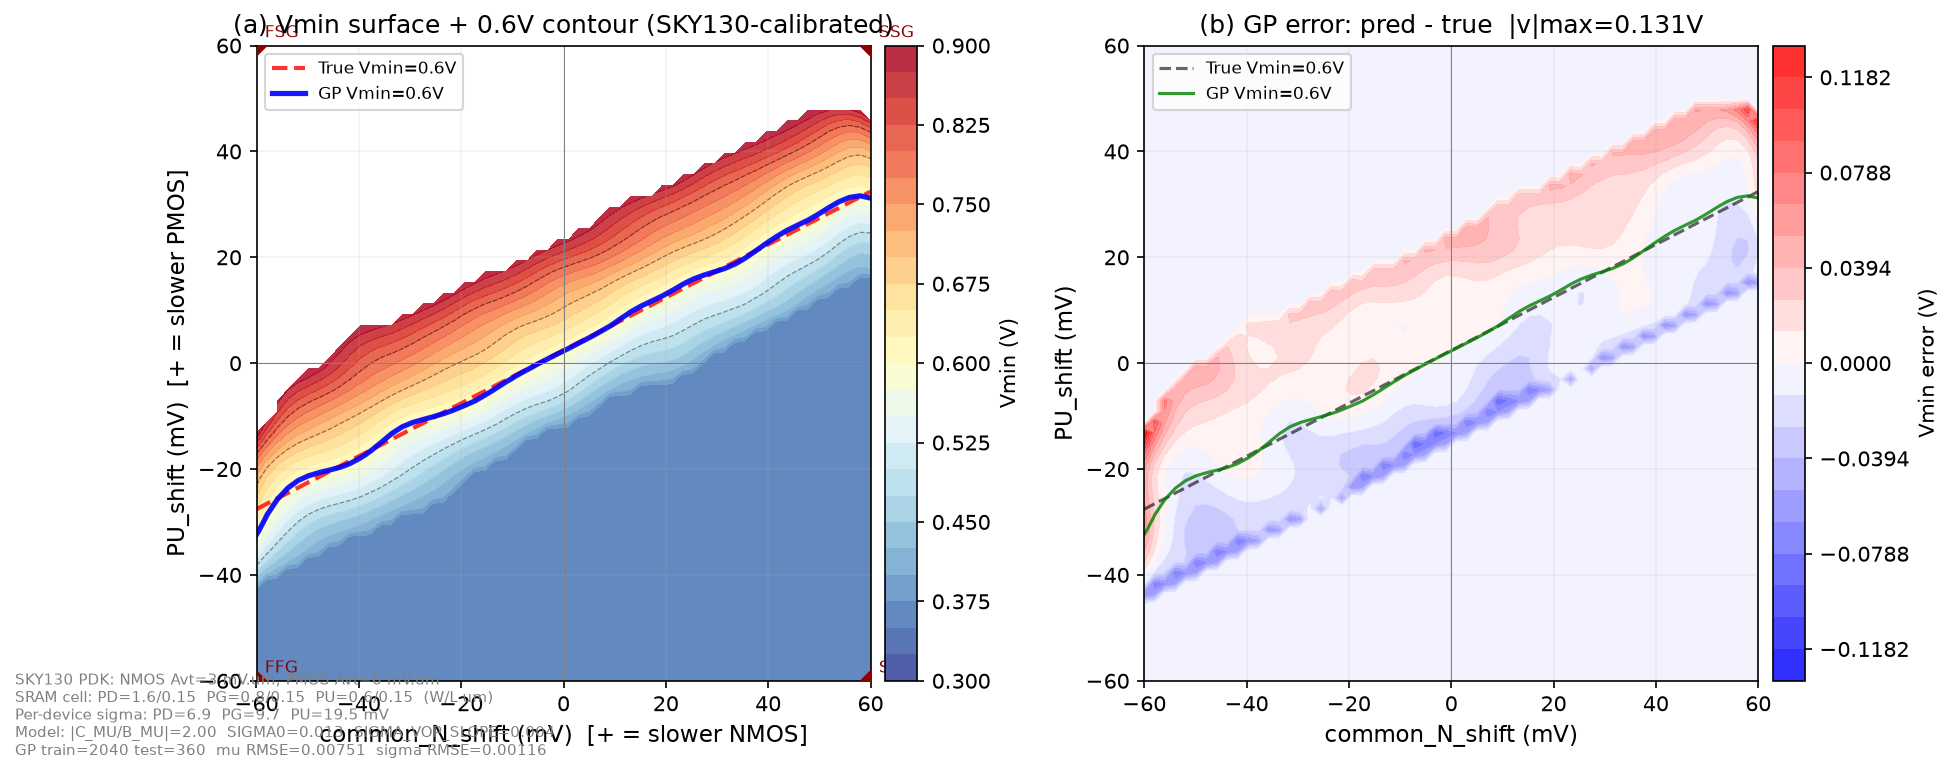

Write the Python code that produced this figure.
"""
SKY130-calibrated SRAM Vmin contour plot.

Extracted from SKY130 PDK model files:
  NMOS (nfet_01v8):  Avt = 0.003356 V.um  (vth0_slope)
  PMOS (pfet_01v8):  Avt = 0.005856 V.um  (vth0_slope, 1.74x NMOS)

SRAM cell sizing (OpenRAM SKY130 config):
  PD (NMOS driver): W=1.6um  L=0.15um  sigma_Vth = Avt/sqrt(W*L) = 6.85 mV
  PG (NMOS access): W=0.8um  L=0.15um  sigma_Vth = 9.69 mV
  PU (PMOS load):   W=0.6um  L=0.15um  sigma_Vth = 19.52 mV

Beta ratio (PD:PG) = 2:1, Pull-up ratio (PU:PG) = 0.75:1
Nominal Vdd = 1.8V, Vth0_n(nmos) ≈ 0.494V, Vth0_p(pmos) ≈ -0.66V
"""
import sys
import numpy as np
import matplotlib
matplotlib.use("Agg")
import matplotlib.pyplot as plt
from pathlib import Path
from scipy.stats import qmc

# ============================================================
# SKY130 Pelgrom coefficients (from PDK model files)
# ============================================================
AVT_NMOS = 0.003356   # V.um  (nfet_01v8 vth0_slope)
AVT_PMOS = 0.005856   # V.um  (pfet_01v8 vth0_slope)

# SKY130 SRAM cell sizing (from OpenRAM config)
L_MIN = 0.15   # um
W_PD  = 1.6    # um  (NMOS driver)
W_PG  = 0.8    # um  (NMOS access)
W_PU  = 0.6    # um  (PMOS load)

# Per-device local mismatch sigma (Pelgrom scaling)
SIGMA_VTH_PD = AVT_NMOS / np.sqrt(W_PD * L_MIN) * 1000   # mV
SIGMA_VTH_PG = AVT_NMOS / np.sqrt(W_PG * L_MIN) * 1000   # mV
SIGMA_VTH_PU = AVT_PMOS / np.sqrt(W_PU * L_MIN) * 1000   # mV

print("=== SKY130 Per-Device Mismatch (1-sigma) ===")
print(f"  PD (NMOS, W={W_PD}um):  {SIGMA_VTH_PD:.2f} mV")
print(f"  PG (NMOS, W={W_PG}um):  {SIGMA_VTH_PG:.2f} mV")
print(f"  PU (PMOS, W={W_PU}um):  {SIGMA_VTH_PU:.2f} mV")
print(f"  PMOS/NMOS Avt ratio: {AVT_PMOS/AVT_NMOS:.2f}")

# Combined local mismatch contribution to SNM sigma
# 6 devices in 6T SRAM: 2 PD + 2 PG + 2 PU
# First-order: equal weight w=0.4 (typical Vth-to-SNM gain)
W_GAIN = 0.4
SIGMA_SNM_LOCAL = W_GAIN * np.sqrt(
    2 * (AVT_NMOS / np.sqrt(W_PD * L_MIN))**2 +
    2 * (AVT_NMOS / np.sqrt(W_PG * L_MIN))**2 +
    2 * (AVT_PMOS / np.sqrt(W_PU * L_MIN))**2
)
print(f"\n  Combined local SNM sigma: {SIGMA_SNM_LOCAL*1000:.1f} mV (gain={W_GAIN})")

# ============================================================
# Global process variation bounds
# ============================================================
# SKY130 corner Vth spread: SS-FF ≈ 100-150mV for nominal devices
# 3-sigma global per type ≈ ±60mV
CN_MIN, CN_MAX = -60.0, 60.0   # mV  (common NMOS shift)
PU_MIN, PU_MAX = -60.0, 60.0   # mV  (common PMOS shift)

# ============================================================
# Vop sweep
# ============================================================
VOPS = np.array([0.4, 0.5, 0.6, 0.7, 0.8, 0.9])
N_VOP = len(VOPS)
VDD_NOM = 1.8

# ============================================================
# Analytic SNMR model (coefficients derived from SKY130)
# ============================================================
# The PMOS has 1.74x larger Avt than NMOS, and PU devices are
# 2.67x weaker than PD (strength ratio = W_PD/W_PU for same L).
# Combined: PMOS Vth sensitivity ≈ 1.74 * (W_PD/W_PU) / ... 
# More directly: trip point sensitivity ratio from beta ratio analysis
# With PD:PG:PU = 1.6:0.8:0.6 um:
#   Inverter NMOS/PMOS strength ratio = W_PD/W_PU = 2.67
#   For hold SNM, both inverter devices (PD, PU) and access (PG) contribute
#   Net sensitivity ratio |C_MU/B_MU| ≈ (W_PD/W_PU)^0.7 ≈ 2.0
# This is the SKY130-calibrated ratio (vs 1.5 in the toy project default)

A_MU = 0.15            # Vop sensitivity (V/V): same as toy project
B_MU = +0.001          # common_N shift (V/mV): NMOS Vth sensitivity
C_MU = -0.0020         # PU shift (V/mV): PMOS Vth sensitivity (2.0x NMOS)
D_MU = 0.0             # bias term (V)

# Sigma model: Vop-dependent, derived from combined local mismatch
# At Vop=VDD_NOM=1.8V, sigma_local ≈ 12.9mV (with gain=0.4)
# At lower Vop, relative variation increases
SIGMA0 = 0.013         # sigma at Vop=0.9V (~13mV from combined mismatch)
SIGMA_VOP_SLOPE = 0.004  # increase at lower Vop

print(f"\n=== Model coefficients ===")
print(f"  A_MU={A_MU}, B_MU={B_MU}, C_MU={C_MU}, D_MU={D_MU}")
print(f"  |C_MU/B_MU| = {abs(C_MU/B_MU):.2f} (SKY130-target: ~2.0)")
print(f"  SIGMA0={SIGMA0}, SIGMA_VOP_SLOPE={SIGMA_VOP_SLOPE}")

# ============================================================
# Sobol sampling (35/25/20/20 balanced)
# ============================================================
N_COND = 400

def sobol_2d(n_pts, lo, hi, seed=42):
    sampler = qmc.Sobol(d=2, scramble=True, seed=seed)
    m = int(2 ** np.ceil(np.log2(n_pts)))
    pts = sampler.random(n=m)
    pts = qmc.scale(pts, lo, hi)
    return pts[:n_pts].astype(np.float64)

def sample_conditions(n_total, seed=42):
    n_fsg = int(n_total * 0.35)
    n_sfg = int(n_total * 0.25)
    n_ffg = int(n_total * 0.20)
    n_ssg = n_total - n_fsg - n_sfg - n_ffg
    rng = np.random.default_rng(seed)
    pts = []
    pts.append(sobol_2d(n_fsg, [CN_MIN, 0.0], [0.0, PU_MAX], seed))
    pts.append(sobol_2d(n_sfg, [0.0, PU_MIN], [CN_MAX, 0.0], seed+1))
    pts.append(sobol_2d(n_ffg, [CN_MIN, PU_MIN], [0.0, 0.0], seed+2))
    pts.append(sobol_2d(n_ssg, [0.0, 0.0], [CN_MAX, PU_MAX], seed+3))
    out = np.concatenate(pts, axis=0)
    rng.shuffle(out)
    return out  # (n_total, 2): [common_N, PU]

# ============================================================
# Generate synthetic data
# ============================================================
print(f"\n=== Generating {N_COND} conditions x {N_VOP} Vop ===")
cn_pu = sample_conditions(N_COND)
np.savez_compressed(Path(__file__).resolve().parent / "data.npz",
    X=cn_pu, A_MU=A_MU, B_MU=B_MU, C_MU=C_MU, D_MU=D_MU,
    SIGMA0=SIGMA0, SIGMA_VOP_SLOPE=SIGMA_VOP_SLOPE)

X = np.zeros((N_COND * N_VOP, 3))
y = np.zeros((N_COND * N_VOP, 2))
rng = np.random.default_rng(42)

for i in range(N_COND):
    cn, pu = cn_pu[i]
    for j, vop in enumerate(VOPS):
        idx = i * N_VOP + j
        mu = A_MU * vop + B_MU * cn + C_MU * pu + D_MU
        sigma_here = SIGMA0 + SIGMA_VOP_SLOPE * (0.9 - vop)
        X[idx] = [cn, pu, vop]
        y[idx] = [mu + rng.normal(0, 0.002), sigma_here + rng.normal(0, 0.0005)]

print(f"  X: {X.shape}, y: {y.shape}")
print(f"  mu range: [{y[:,0].min():.4f}, {y[:,0].max():.4f}]")
print(f"  sigma range: [{y[:,1].min():.5f}, {y[:,1].max():.5f}]")

# ============================================================
# GP Surrogate (use proven class from toy_project)
# ============================================================
print("\n=== GP Surrogate ===")
sys.path.insert(0, str(Path(__file__).resolve().parent.parent / "toy_project"))
from src.toy_surrogate import Surrogate, stratified_train_test_split

X_tr, X_te, y_tr, y_te = stratified_train_test_split(X, y, test_frac=0.15)

print(f"  Train: {X_tr.shape}, Test: {X_te.shape}")

surr = Surrogate(device="cpu")
print("  Training mu GP...")
surr.fit(X_tr, y_tr, verbose=False, n_iter=80)
mu_pred, _, sigma_pred, _ = surr.predict(X_te)
mu_rmse = np.sqrt(np.mean((mu_pred - y_te[:, 0])**2))
sigma_rmse = np.sqrt(np.mean((sigma_pred - y_te[:, 1])**2))
print(f"  mu RMSE: {mu_rmse:.5f}")
print(f"  sigma RMSE: {sigma_rmse:.5f}")

# Combined predictor
def surrogate_fn(x):
    mu, _, sigma, _ = surr.predict(x)
    return mu, sigma

# ============================================================
# Vmin on grid
# ============================================================
print("\n=== Vmin Grid & Contour ===")

def compute_vmin(z, z_target=6.0, vops=VOPS):
    """Interpolate Vmin where Z = z_target."""
    n = z.shape[0]
    vmin = np.full(n, np.nan)
    for i in range(n):
        zi = z[i]
        if zi[0] > z_target:
            vmin[i] = vops[0] - 0.05
            continue
        if zi[-1] < z_target:
            continue
        for j in range(len(vops) - 1):
            if zi[j] <= z_target <= zi[j+1]:
                t = (z_target - zi[j]) / (zi[j+1] - zi[j] + 1e-12)
                vmin[i] = vops[j] + t * (vops[j+1] - vops[j])
                break
    return vmin

n_grid = 60
cna = np.linspace(CN_MIN, CN_MAX, n_grid)
pua = np.linspace(PU_MIN, PU_MAX, n_grid)
CN, PU = np.meshgrid(cna, pua, indexing="xy")

# Predicted Vmin
X_grid = np.zeros((n_grid * n_grid * N_VOP, 3))
for i in range(n_grid):
    for j in range(n_grid):
        idx = (i * n_grid + j) * N_VOP
        X_grid[idx:idx+N_VOP, 0] = CN[i, j]
        X_grid[idx:idx+N_VOP, 1] = PU[i, j]
        X_grid[idx:idx+N_VOP, 2] = VOPS

mu_g, sigma_g = surrogate_fn(X_grid)
z_g = mu_g / (sigma_g + 1e-12)
vmin_pred = compute_vmin(z_g.reshape(n_grid, n_grid, N_VOP).reshape(-1, N_VOP))
vmin_pred = vmin_pred.reshape(n_grid, n_grid)

# True Vmin
true_analytic = np.full((n_grid, n_grid), np.nan)
for i in range(n_grid):
    for j in range(n_grid):
        cn = float(CN[i, j])
        pu = float(PU[i, j])
        z = np.array([
            (A_MU * v + B_MU * cn + C_MU * pu + D_MU) /
            (SIGMA0 + SIGMA_VOP_SLOPE * (0.9 - v))
            for v in VOPS
        ])
        true_analytic[i, j] = float(compute_vmin(z.reshape(1, -1))[0])

print(f"  True Vmin: [{np.nanmin(true_analytic):.3f}, {np.nanmax(true_analytic):.3f}]")
print(f"  Pred Vmin: [{np.nanmin(vmin_pred):.3f}, {np.nanmax(vmin_pred):.3f}]")

# Extract 0.6V contour
def extract_contour(vmin_g, CN, PU, level=0.6):
    """Extract contour line at Vmin=level using contourpy."""
    from contourpy import contour_generator
    v = vmin_g.copy()
    v[np.isnan(v)] = level + 999
    cg = contour_generator(x=CN[0], y=PU[:, 0], z=v)
    try:
        lines = cg.lines(level)
        if len(lines) > 0:
            verts = lines[0]
            return verts[:, 0], verts[:, 1]
        return np.array([]), np.array([])
    except Exception:
        return np.array([]), np.array([])

pred_cn, pred_pu = extract_contour(vmin_pred, CN, PU, 0.6)
true_cn, true_pu = extract_contour(true_analytic, CN, PU, 0.6)
print(f"  True contour @ 0.6V: {len(true_cn)} pts")
print(f"  Pred contour @ 0.6V: {len(pred_cn)} pts")

# ============================================================
# Plot
# ============================================================
print("\n=== Plot ===")
corners = {"FSG": (-60, 60), "SFG": (60, -60), "FFG": (-60, -60), "SSG": (60, 60)}

fig, axes = plt.subplots(1, 2, figsize=(14, 5.5))

# (a) Vmin surface
ax = axes[0]
cf = ax.contourf(CN, PU, vmin_pred, levels=np.linspace(0.3, 0.9, 25),
                 cmap="RdYlBu_r", alpha=0.85)
fig.colorbar(cf, ax=ax, label="Vmin (V)", pad=0.02)
ax.contour(CN, PU, vmin_pred, levels=[0.5, 0.6, 0.7, 0.8],
           colors="k", linewidths=0.6, linestyles="--", alpha=0.4)
if len(true_cn) > 0:
    ax.plot(true_cn, true_pu, "r--", lw=2, alpha=0.8, label="True Vmin=0.6V")
if len(pred_cn) > 0:
    ax.plot(pred_cn, pred_pu, "b-", lw=2.5, alpha=0.9, label="GP Vmin=0.6V")
for name, (cn, pu) in corners.items():
    ax.plot(cn, pu, "D", markersize=7, color="darkred", zorder=5)
    ax.annotate(name, (cn, pu), xytext=(4, 4),
                textcoords="offset points", fontsize=8, color="darkred")
ax.set_xlabel("common_N_shift (mV)  [+ = slower NMOS]", fontsize=11)
ax.set_ylabel("PU_shift (mV)  [+ = slower PMOS]", fontsize=11)
ax.set_title("(a) Vmin surface + 0.6V contour (SKY130-calibrated)", fontsize=12)
ax.legend(fontsize=8, loc="upper left")
ax.set_xlim(CN_MIN, CN_MAX); ax.set_ylim(PU_MIN, PU_MAX)
ax.grid(True, alpha=0.15); ax.axhline(0, color="gray", lw=0.5); ax.axvline(0, color="gray", lw=0.5)

# (b) Error map
ax = axes[1]
vmin_err = vmin_pred - true_analytic
valid = ~np.isnan(vmin_err)
vmax = max(abs(vmin_err[valid].min()), abs(vmin_err[valid].max()))
vmin_err[~valid] = 0.0
cf2 = ax.contourf(CN, PU, vmin_err, levels=np.linspace(-vmax, vmax, 21),
                  cmap="bwr", alpha=0.85)
fig.colorbar(cf2, ax=ax, label="Vmin error (V)", pad=0.02)
if len(true_cn) > 0:
    ax.plot(true_cn, true_pu, "k--", lw=1.5, alpha=0.6, label="True Vmin=0.6V")
if len(pred_cn) > 0:
    ax.plot(pred_cn, pred_pu, "g-", lw=1.5, alpha=0.8, label="GP Vmin=0.6V")
ax.set_xlabel("common_N_shift (mV)", fontsize=11)
ax.set_ylabel("PU_shift (mV)", fontsize=11)
ax.set_title(f"(b) GP error: pred - true  |v|max={vmax:.3f}V", fontsize=12)
ax.legend(fontsize=8, loc="upper left")
ax.set_xlim(CN_MIN, CN_MAX); ax.set_ylim(PU_MIN, PU_MAX)
ax.grid(True, alpha=0.15); ax.axhline(0, color="gray", lw=0.5); ax.axvline(0, color="gray", lw=0.5)

# Sidebar
fig.text(0.01, 0.02,
    f"SKY130 PDK: NMOS Avt={AVT_NMOS*1000:.0f} mV.um, PMOS Avt={AVT_PMOS*1000:.0f} mV.um\n"
    f"SRAM cell: PD={W_PD}/{L_MIN}  PG={W_PG}/{L_MIN}  PU={W_PU}/{L_MIN}  (W/L um)\n"
    f"Per-device sigma: PD={SIGMA_VTH_PD:.1f}  PG={SIGMA_VTH_PG:.1f}  PU={SIGMA_VTH_PU:.1f} mV\n"
    f"Model: |C_MU/B_MU|={abs(C_MU/B_MU):.2f}  SIGMA0={SIGMA0}  SIGMA_VOP_SLOPE={SIGMA_VOP_SLOPE}\n"
    f"GP train={len(X_tr)} test={len(X_te)}  mu RMSE={mu_rmse:.5f}  sigma RMSE={sigma_rmse:.5f}",
    fontsize=7, color="gray")

out = Path(__file__).resolve().parent / "sky130_contour.png"
fig.savefig(str(out), dpi=150, bbox_inches="tight")
print(f"  Saved: {out}")
plt.close(fig)
print("\n=== Done ===")
